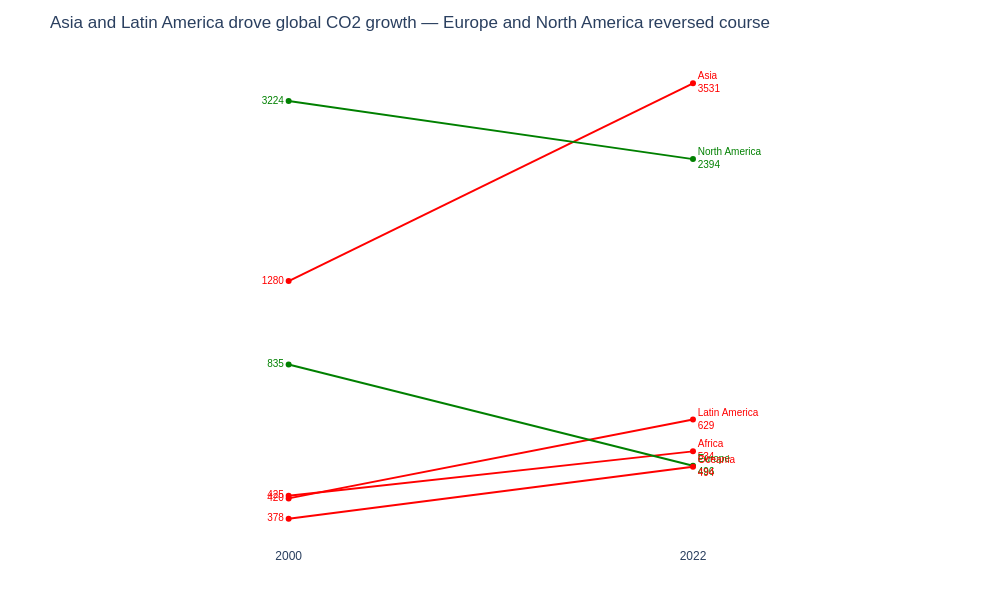

Notebook source saved alongside this figure:
### Markdown cell above
---
## Task 2 — Slopegraph: Regional Change 2000 vs 2022

**What to build:** A slopegraph comparing **average regional CO2 emissions** between 2000 and 2022.

**Requirements:**
- One line per region (not per country — aggregate first)
- Colour: regions that increased = one colour; decreased = another
- Values labelled at both ends of each line
- No y-axis tick labels (the endpoint labels make them redundant)
- Insight title stating which regions moved most

> 💡 `df.groupby(['Region','Year'])['CO2_Mt'].mean().reset_index()` then filter to 2000 and 2022

### Code cell
# Task 2 — Slopegraph: regional averages
# YOUR CODE HERE
# --- Prepare data ---
reg = (df[df['Year'].isin([2000, 2022])]
       .groupby(['Region', 'Year'])['CO2_Mt'].mean().reset_index())
changes = reg.groupby('Region')['CO2_Mt'].agg(['first', 'last'])
colour_map = {region: 'red' if row['last'] > row['first'] else 'green' for region, row in changes.iterrows()}

fig = px.line(
    reg.sort_values('Year'),
    x='Year', y='CO2_Mt',
    color='Region',
    color_discrete_map=colour_map,
    markers=True,
    log_y=True,
    labels={'CO2_Mt': '', 'Year': ''}
)

for region in changes.index:
    d = reg[reg['Region'] == region].sort_values('Year')
    fig.update_traces(
        selector=dict(name=region),
        mode='lines+markers+text',
        text=[f'{d["CO2_Mt"].iloc[0]:.0f}', f'{region}<br>{d["CO2_Mt"].iloc[1]:.0f}'],
        textposition=['middle left', 'middle right'],
        textfont=dict(size=10, color=colour_map[region], family='Arial'),
        showlegend=False
    )

fig.update_layout(
    title='Asia and Latin America drove global CO2 growth — Europe and North America reversed course',
    xaxis=dict(tickvals=[2000, 2022], ticktext=['2000', '2022'],
               showgrid=False, range=[1993, 2030]),
    yaxis=dict(showgrid=False, showticklabels=False, title=''),
    plot_bgcolor='white', paper_bgcolor='white',
    font=dict(family='Arial', size=12),
    margin=dict(l=160, r=160, t=55, b=40), 
    height=600, width=1000
)

fig.show()

### Figure 1 — Plotly figure (JSON) as saved in the notebook; plotly's stock layout.template omitted (floating-point values rounded to 4 significant figures)
{"data": [{"hovertemplate": "Region=Africa<br>=%{y}<extra></extra>", "legendgroup": "Africa", "line": {"color": "red", "dash": "solid"}, "marker": {"symbol": "circle"}, "mode": "lines+markers+text", "name": "Africa", "orientation": "v", "showlegend": false, "text": ["425", "Africa<br>534"], "textfont": {"color": "red", "family": "Arial", "size": 10}, "textposition": ["middle left", "middle right"], "type": "scatter", "x": [2000, 2022], "xaxis": "x", "y": [425.4, 534.4], "yaxis": "y"}, {"hovertemplate": "Region=Asia<br>=%{y}<extra></extra>", "legendgroup": "Asia", "line": {"color": "red", "dash": "solid"}, "marker": {"symbol": "circle"}, "mode": "lines+markers+text", "name": "Asia", "orientation": "v", "showlegend": false, "text": ["1280", "Asia<br>3531"], "textfont": {"color": "red", "family": "Arial", "size": 10}, "textposition": ["middle left", "middle right"], "type": "scatter", "x": [2000, 2022], "xaxis": "x", "y": [1280.0, 3531.0], "yaxis": "y"}, {"hovertemplate": "Region=Latin America<br>=%{y}<extra></extra>", "legendgroup": "Latin America", "line": {"color": "red", "dash": "solid"}, "marker": {"symbol": "circle"}, "mode": "lines+markers+text", "name": "Latin America", "orientation": "v", "showlegend": false, "text": ["420", "Latin America<br>629"], "textfont": {"color": "red", "family": "Arial", "size": 10}, "textposition": ["middle left", "middle right"], "type": "scatter", "x": [2000, 2022], "xaxis": "x", "y": [419.9, 629.1], "yaxis": "y"}, {"hovertemplate": "Region=Europe<br>=%{y}<extra></extra>", "legendgroup": "Europe", "line": {"color": "green", "dash": "solid"}, "marker": {"symbol": "circle"}, "mode": "lines+markers+text", "name": "Europe", "orientation": "v", "showlegend": false, "text": ["835", "Europe<br>496"], "textfont": {"color": "green", "family": "Arial", "size": 10}, "textposition": ["middle left", "middle right"], "type": "scatter", "x": [2000, 2022], "xaxis": "x", "y": [834.9, 496.5], "yaxis": "y"}, {"hovertemplate": "Region=Oceania<br>=%{y}<extra></extra>", "legendgroup": "Oceania", "line": {"color": "red", "dash": "solid"}, "marker": {"symbol": "circle"}, "mode": "lines+markers+text", "name": "Oceania", "orientation": "v", "showlegend": false, "text": ["378", "Oceania<br>494"], "textfont": {"color": "red", "family": "Arial", "size": 10}, "textposition": ["middle left", "middle right"], "type": "scatter", "x": [2000, 2022], "xaxis": "x", "y": [378.4, 493.7], "yaxis": "y"}, {"hovertemplate": "Region=North America<br>=%{y}<extra></extra>", "legendgroup": "North America", "line": {"color": "green", "dash": "solid"}, "marker": {"symbol": "circle"}, "mode": "lines+markers+text", "name": "North America", "orientation": "v", "showlegend": false, "text": ["3224", "North America<br>2394"], "textfont": {"color": "green", "family": "Arial", "size": 10}, "textposition": ["middle left", "middle right"], "type": "scatter", "x": [2000, 2022], "xaxis": "x", "y": [3224.0, 2394.0], "yaxis": "y"}], "layout": {"font": {"family": "Arial", "size": 12}, "height": 600, "legend": {"title": {"text": "Region"}, "tracegroupgap": 0}, "margin": {"b": 40, "l": 160, "r": 160, "t": 55}, "paper_bgcolor": "white", "plot_bgcolor": "white", "title": {"text": "Asia and Latin America drove global CO2 growth — Europe and North America reversed course"}, "width": 1000, "xaxis": {"anchor": "y", "domain": [0, 1], "range": [1993, 2030], "showgrid": false, "ticktext": ["2000", "2022"], "tickvals": [2000, 2022], "title": {"text": ""}}, "yaxis": {"anchor": "x", "domain": [0, 1], "showgrid": false, "showticklabels": false, "title": {"text": ""}, "type": "log"}}}
